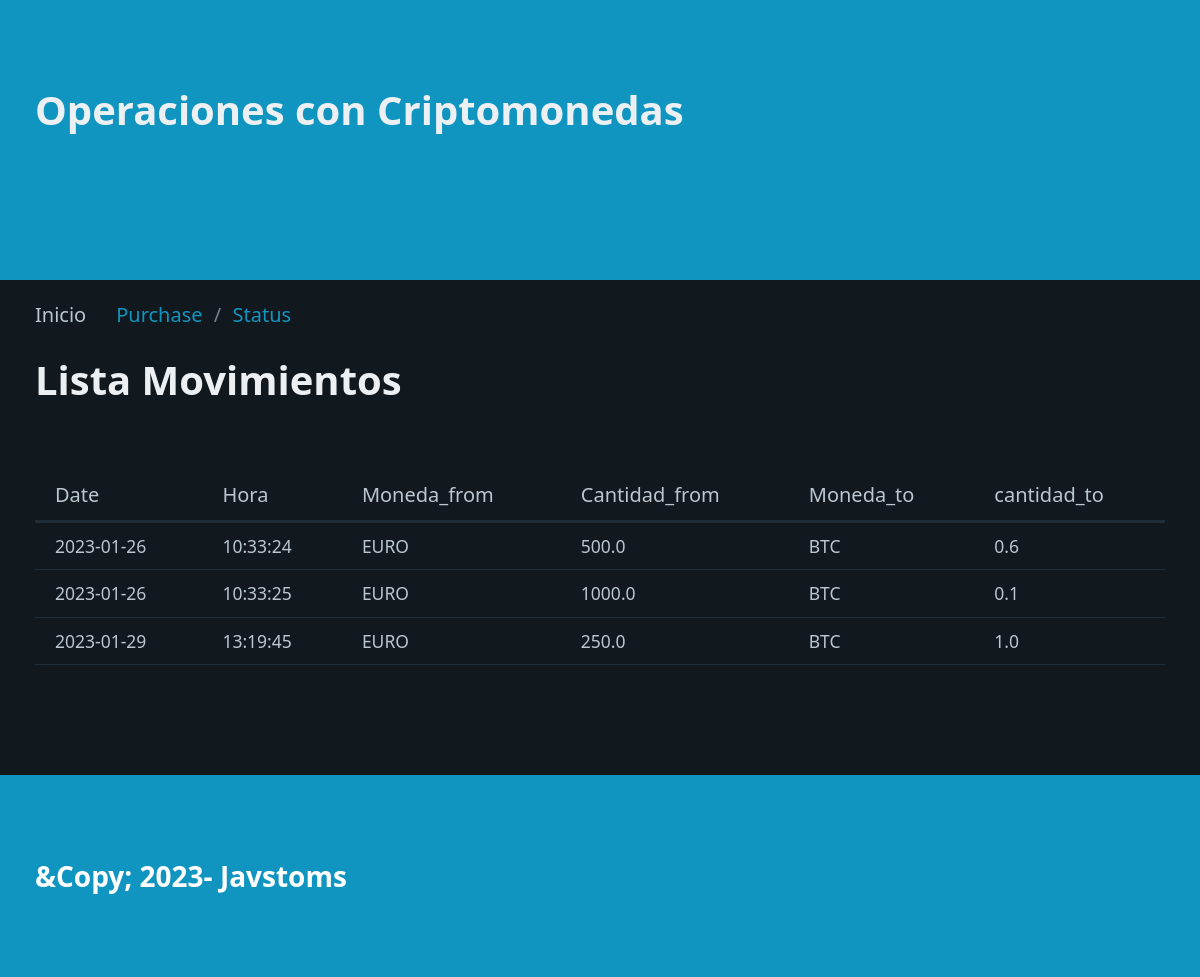
/, run on an earlier commit of the app's database.
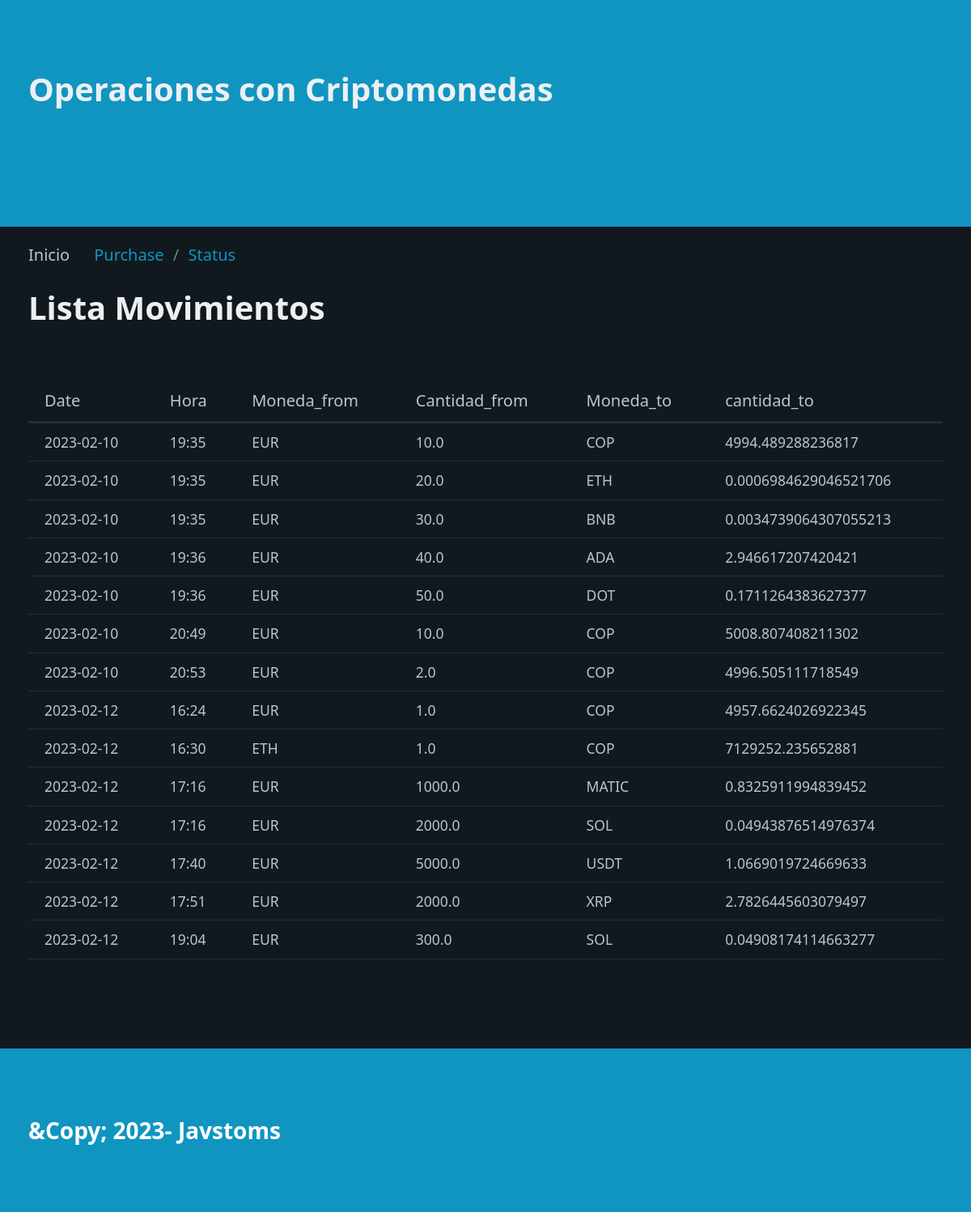
And on a later commit of the database.
### tables this page shows
CREATE TABLE "criptos" (
	"id"	INTEGER,
	"date"	TEXT NOT NULL,
	"hora"	TEXT NOT NULL,
	"Moneda_from"	TEXT NOT NULL,
	"Cantidad_from"	REAL NOT NULL,
	"Moneda_to"	TEXT NOT NULL,
	"cantidad_to"	REAL NOT NULL,
	PRIMARY KEY("id" AUTOINCREMENT)
);

### registros_ig/routes.py (the view)
@app.route("/")
def index():
    registros=select_all()
    return render_template("index.html", pageTitle="Registro y movimientos de Criptomonedas",data=registros, page='Inicio')

### registros_ig/models.py (called while the page is built)
def select_all():
    connet=Conexion("SELECT id,date,hora,Moneda_from,Cantidad_from,Moneda_to, cantidad_to FROM criptos order by date;")
    filas = connet.cur.fetchall()#capturo las filas de datos
    columnas = connet.res.description#capturo los nombres de columnas
    resultado = []#lista para guardar diccionario
    for fila in filas:
        dato = {}#diccionario para cada registro
        posicion = 0#posicion columna
        for campo in columnas:
            dato[campo[0]]=fila[posicion]
            posicion += 1
        resultado.append(dato)
    connet.con.close()
    return resultado

### registros_ig/templates/index.html
{% extends "base.html" %}
{%block section%}
<h1> Lista Movimientos</h1>
<table id="movements_table">
    <thead>
        <tr>
            <th>Date</th>
            <th>Hora</th>
            <th>Moneda_from</th>
            <th>Cantidad_from</th>
            <th>Moneda_to</th>
            <th>cantidad_to</th>
        </tr>
    </thead>
    <tbody>
        {%for movements in data%}
        <tr>
            <td>{{movements.date}}</td>
            <td>{{movements.hora}}</td>
            <td>{{movements.Moneda_from}}</td>
            <td>{{movements.Cantidad_from}}</td>
            <td>{{movements.Moneda_to}}</td>
            <td>{{movements.cantidad_to}}</td>
        </tr>
        {% endfor %}
    </tbody>
</table>
{%endblock%}

### registros_ig/templates/base.html (shortened to what this page needs)
<!DOCTYPE html>
<html lang="en">
<head>
    <link rel="stylesheet" href="/static/css/pico.css">
    <link rel="stylesheet" href="/static/css/styles.css">
</head>
<body>
    <header>
        <div class="container">
            <h1>Operaciones con Criptomonedas</h1>
        </div>
    </header>
    <nav class="container" aria-label="breadcrumb">
        <ul>
            {% if page == "Inicio" %}
            <li>Inicio</li>
            <li><a href="/purchase">Purchase</a></li>
            <li><a href="/status">Status</a></li>
            {% endif %}
        </ul>
    </nav>
    <section class ="container">
        {% block section %}
        {% endblock %}
    </section>
    <footer>
        <div class="container">
            &Copy; 2023- Javstoms
        </div>
    </footer>
</body>
</html>

### registros_ig/static/css/styles.css (style rules this page uses)
header,footer { background-color: var(--primary); color: var(--primary-inverse); font-size: 1.4em; font-weight: bold; }
body { min-height: 100vh; display: grid; grid-template-rows: auto 1fr auto; margin: 0 }

What changed in the data, as far as the page shows it:
removed criptos: date "2023-01-26", hora "10:33:24", Moneda_from "EURO", Cantidad_from "500.0", Moneda_to "BTC", cantidad_to "0.6"
removed criptos: date "2023-01-26", hora "10:33:25", Moneda_from "EURO", Cantidad_from "1000.0", Moneda_to "BTC", cantidad_to "0.1"
removed criptos: date "2023-01-29", hora "13:19:45", Moneda_from "EURO", Cantidad_from "250.0", Moneda_to "BTC", cantidad_to "1.0"
added criptos: date "2023-02-10", hora "19:35", Moneda_from "EUR", Cantidad_from "10.0", Moneda_to "COP", cantidad_to "4994.489288236817"
added criptos: date "2023-02-10", hora "19:35", Moneda_from "EUR", Cantidad_from "20.0", Moneda_to "ETH", cantidad_to "0.0006984629046521706"
added criptos: date "2023-02-10", hora "19:35", Moneda_from "EUR", Cantidad_from "30.0", Moneda_to "BNB", cantidad_to "0.0034739064307055213"
added criptos: date "2023-02-10", hora "19:36", Moneda_from "EUR", Cantidad_from "40.0", Moneda_to "ADA", cantidad_to "2.946617207420421"
added criptos: date "2023-02-10", hora "19:36", Moneda_from "EUR", Cantidad_from "50.0", Moneda_to "DOT", cantidad_to "0.1711264383627377"
added criptos: date "2023-02-10", hora "20:49", Moneda_from "EUR", Cantidad_from "10.0", Moneda_to "COP", cantidad_to "5008.807408211302"
added criptos: date "2023-02-10", hora "20:53", Moneda_from "EUR", Cantidad_from "2.0", Moneda_to "COP", cantidad_to "4996.505111718549"
added criptos: date "2023-02-12", hora "16:24", Moneda_from "EUR", Cantidad_from "1.0", Moneda_to "COP", cantidad_to "4957.6624026922345"
added criptos: date "2023-02-12", hora "16:30", Moneda_from "ETH", Cantidad_from "1.0", Moneda_to "COP", cantidad_to "7129252.235652881"
added criptos: date "2023-02-12", hora "17:16", Moneda_from "EUR", Cantidad_from "1000.0", Moneda_to "MATIC", cantidad_to "0.8325911994839452"
added criptos: date "2023-02-12", hora "17:16", Moneda_from "EUR", Cantidad_from "2000.0", Moneda_to "SOL", cantidad_to "0.04943876514976374"
added criptos: date "2023-02-12", hora "17:40", Moneda_from "EUR", Cantidad_from "5000.0", Moneda_to "USDT", cantidad_to "1.0669019724669633"
added criptos: date "2023-02-12", hora "17:51", Moneda_from "EUR", Cantidad_from "2000.0", Moneda_to "XRP", cantidad_to "2.7826445603079497"
added criptos: date "2023-02-12", hora "19:04", Moneda_from "EUR", Cantidad_from "300.0", Moneda_to "SOL", cantidad_to "0.04908174114663277"
